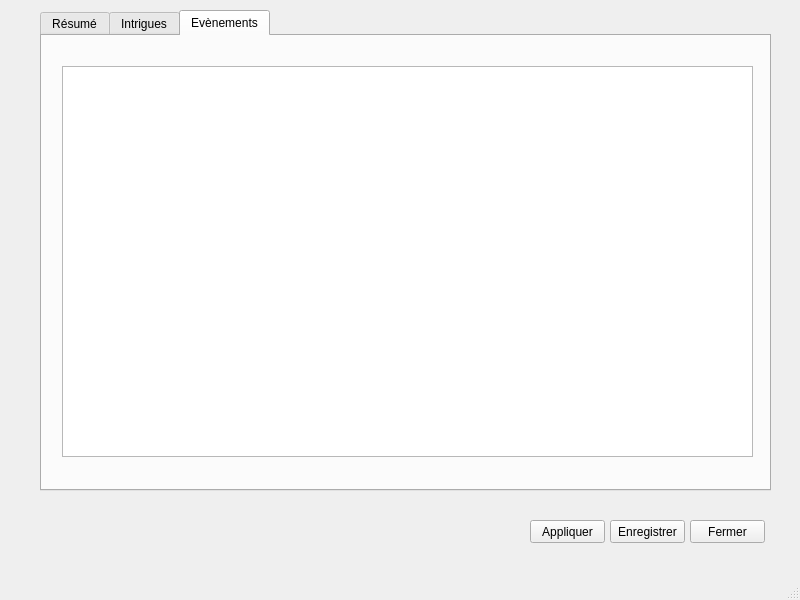
<?xml version="1.0" encoding="UTF-8"?>
<ui version="4.0">
 <class>MainWindow</class>
 <widget class="QMainWindow" name="MainWindow">
  <property name="geometry">
   <rect>
    <x>0</x>
    <y>0</y>
    <width>800</width>
    <height>600</height>
   </rect>
  </property>
  <property name="windowTitle">
   <string>MainWindow</string>
  </property>
  <widget class="QWidget" name="centralwidget">
   <widget class="QTabWidget" name="tabWidget">
    <property name="geometry">
     <rect>
      <x>40</x>
      <y>10</y>
      <width>731</width>
      <height>481</height>
     </rect>
    </property>
    <property name="currentIndex">
     <number>2</number>
    </property>
    <widget class="QWidget" name="tab">
     <attribute name="title">
      <string>Résumé</string>
     </attribute>
     <widget class="QTextEdit" name="textNom">
      <property name="geometry">
       <rect>
        <x>90</x>
        <y>30</y>
        <width>371</width>
        <height>31</height>
       </rect>
      </property>
     </widget>
     <widget class="QTextEdit" name="textDriver">
      <property name="geometry">
       <rect>
        <x>90</x>
        <y>70</y>
        <width>371</width>
        <height>31</height>
       </rect>
      </property>
     </widget>
     <widget class="QTextEdit" name="textDescription">
      <property name="geometry">
       <rect>
        <x>90</x>
        <y>110</y>
        <width>371</width>
        <height>181</height>
       </rect>
      </property>
     </widget>
     <widget class="QLabel" name="label">
      <property name="geometry">
       <rect>
        <x>10</x>
        <y>40</y>
        <width>47</width>
        <height>13</height>
       </rect>
      </property>
      <property name="text">
       <string>Nom</string>
      </property>
     </widget>
     <widget class="QLabel" name="label_2">
      <property name="geometry">
       <rect>
        <x>10</x>
        <y>80</y>
        <width>47</width>
        <height>13</height>
       </rect>
      </property>
      <property name="text">
       <string>Driver</string>
      </property>
     </widget>
     <widget class="QLabel" name="label_3">
      <property name="geometry">
       <rect>
        <x>10</x>
        <y>110</y>
        <width>71</width>
        <height>16</height>
       </rect>
      </property>
      <property name="text">
       <string>Description</string>
      </property>
     </widget>
     <widget class="QStackedWidget" name="zoneAffichageImages">
      <property name="geometry">
       <rect>
        <x>470</x>
        <y>40</y>
        <width>241</width>
        <height>281</height>
       </rect>
      </property>
      <property name="currentIndex">
       <number>1</number>
      </property>
      <widget class="QWidget" name="page"/>
      <widget class="QWidget" name="page_2"/>
     </widget>
     <widget class="QLabel" name="label_4">
      <property name="geometry">
       <rect>
        <x>570</x>
        <y>10</y>
        <width>91</width>
        <height>16</height>
       </rect>
      </property>
      <property name="text">
       <string>Images concept</string>
      </property>
     </widget>
     <widget class="QPushButton" name="boutonSupprimerImage">
      <property name="geometry">
       <rect>
        <x>584</x>
        <y>390</y>
        <width>121</width>
        <height>23</height>
       </rect>
      </property>
      <property name="text">
       <string>Supprimer image</string>
      </property>
     </widget>
     <widget class="QPushButton" name="boutonAjouterImage">
      <property name="geometry">
       <rect>
        <x>584</x>
        <y>360</y>
        <width>121</width>
        <height>23</height>
       </rect>
      </property>
      <property name="text">
       <string>Ajouter image</string>
      </property>
     </widget>
     <widget class="QLabel" name="label_5">
      <property name="geometry">
       <rect>
        <x>80</x>
        <y>430</y>
        <width>55</width>
        <height>16</height>
       </rect>
      </property>
      <property name="text">
       <string>Intrigue : </string>
      </property>
     </widget>
     <widget class="QLabel" name="label_6">
      <property name="geometry">
       <rect>
        <x>180</x>
        <y>430</y>
        <width>55</width>
        <height>16</height>
       </rect>
      </property>
      <property name="text">
       <string>Rôleplay : </string>
      </property>
     </widget>
     <widget class="QLabel" name="labelPipi">
      <property name="geometry">
       <rect>
        <x>140</x>
        <y>430</y>
        <width>31</width>
        <height>16</height>
       </rect>
      </property>
      <property name="text">
       <string>0</string>
      </property>
     </widget>
     <widget class="QLabel" name="labelPipr">
      <property name="geometry">
       <rect>
        <x>240</x>
        <y>430</y>
        <width>31</width>
        <height>16</height>
       </rect>
      </property>
      <property name="text">
       <string>0</string>
      </property>
     </widget>
     <widget class="QTextEdit" name="textQuestions">
      <property name="geometry">
       <rect>
        <x>90</x>
        <y>300</y>
        <width>371</width>
        <height>101</height>
       </rect>
      </property>
     </widget>
     <widget class="QLabel" name="label_9">
      <property name="geometry">
       <rect>
        <x>10</x>
        <y>300</y>
        <width>71</width>
        <height>21</height>
       </rect>
      </property>
      <property name="text">
       <string>Questions </string>
      </property>
     </widget>
    </widget>
    <widget class="QWidget" name="tab_3">
     <attribute name="title">
      <string>Intrigues</string>
     </attribute>
     <widget class="QListView" name="listViewIntrigues">
      <property name="geometry">
       <rect>
        <x>20</x>
        <y>30</y>
        <width>691</width>
        <height>391</height>
       </rect>
      </property>
     </widget>
    </widget>
    <widget class="QWidget" name="tab_2">
     <attribute name="title">
      <string>Evènements</string>
     </attribute>
     <widget class="QListView" name="listViewEvenements">
      <property name="geometry">
       <rect>
        <x>20</x>
        <y>30</y>
        <width>691</width>
        <height>391</height>
       </rect>
      </property>
     </widget>
    </widget>
   </widget>
   <widget class="QPushButton" name="boutonAppliquer">
    <property name="geometry">
     <rect>
      <x>530</x>
      <y>520</y>
      <width>75</width>
      <height>23</height>
     </rect>
    </property>
    <property name="text">
     <string>Appliquer</string>
    </property>
   </widget>
   <widget class="QPushButton" name="boutonFermer">
    <property name="geometry">
     <rect>
      <x>690</x>
      <y>520</y>
      <width>75</width>
      <height>23</height>
     </rect>
    </property>
    <property name="text">
     <string>Fermer</string>
    </property>
   </widget>
   <widget class="QPushButton" name="boutonEnregistrer">
    <property name="geometry">
     <rect>
      <x>610</x>
      <y>520</y>
      <width>75</width>
      <height>23</height>
     </rect>
    </property>
    <property name="text">
     <string>Enregistrer</string>
    </property>
   </widget>
  </widget>
  <widget class="QMenuBar" name="menubar">
   <property name="geometry">
    <rect>
     <x>0</x>
     <y>0</y>
     <width>800</width>
     <height>21</height>
    </rect>
   </property>
  </widget>
  <widget class="QStatusBar" name="statusbar"/>
 </widget>
 <resources/>
 <connections/>
</ui>
